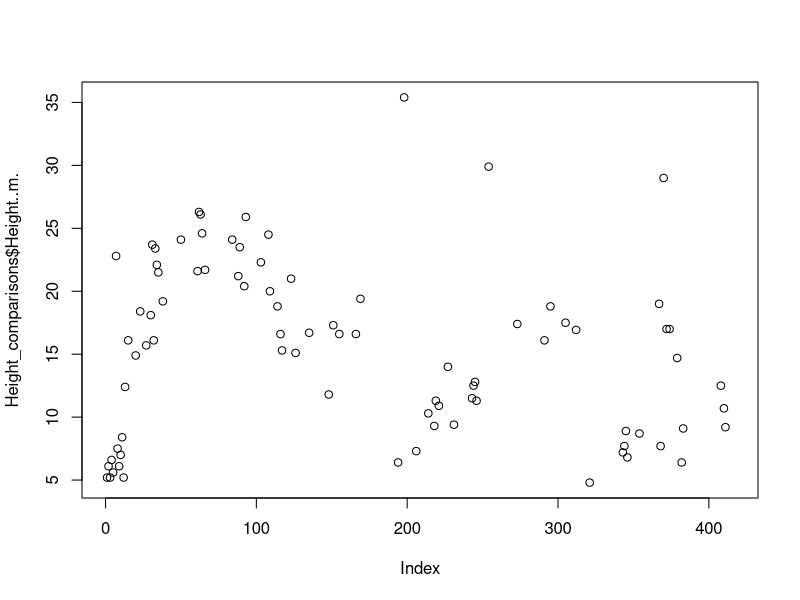

Source code (R): (Note: this script raises an error after producing the figure.)
#### Tree height analysis ####
# Tree height comparison  without grassland
# Load the data (if not done before)
Height_comparisons<-read.table("Heightcomparison.csv",h=T,sep=",")
# Remove the grasslands observations
Height_comparisons <- Height_comparisons[Height_comparisons$Landcover != "Grassland", ]
# Transform into factor
Height_comparisons$Landcover<- factor(Height_comparisons$Landcover , levels = c("2 years old", "10 years old", "24 years old", "Remnant"))
Height_comparisons$Hill__side <-as.factor(Height_comparisons$Hill__side)
# Check
summary(Height_comparisons)
# plot to visualise
plot(Height_comparisons$Height..m.)
# check variance of the data
leveneTest(Height_comparisons$Height..m.,Height_comparisons$Landcover)
#not homogeneous
#data distribution
hist(Height_comparisons$Height..m.)
#slightly positive skewed
#check normality
qqnorm(Height_comparisons$Height..m.)
shapiro.test(Height_comparisons$Height..m.)
#normal not from test but yes the graph
#usage of lmm to account for the dependency, using the Hill side as a random factor
Heightmodel <- lmer(Height..m. ~ Landcover + (1|Hill__side), data = Height_comparisons)
#Run the model
summary(Heightmodel)
# check model's residuals
plot(Heightmodel)
residuals_model<-residuals(Heightmodel)
plot(residuals_model)
qqnorm(residuals_model)
qqline(residuals_model)
# In my case, the residuals do not show clear patterns
# Implement pairwise comparisons
emms<-emmeans(Heightmodel, pairwise ~ Landcover)
emms

# Tree height comparison implementing a spatial model
# Load the data (if not done before)
Height_comparisons<-read.table("Heightcomparison.csv",h=T,sep=",")
# Remove the grassland observations
Height_comparisons <- Height_comparisons[Height_comparisons$Landcover != "Grassland", ]
# Transform into factor
Height_comparisons$Landcover<- factor(Height_comparisons$Landcover , levels = c("2 years old", "10 years old", "24 years old", "Remnant"))
Height_comparisons$Hill__side <-as.factor(Height_comparisons$Hill__side)
# Check
summary(Height_comparisons)
# Remove the NA for the gls implementation
Height_comparisons2 <- Height_comparisons[complete.cases(Height_comparisons), ]
# Exploration of the basic model
data.spatialCor.gls <- gls(Height..m.~ Landcover, data=Height_comparisons2,
                           method = "REML")
plot(data.spatialCor.gls)
# Convert data to a spatial points data frame (SPDF). This is also the format required to implement the models
coordinates(Height_comparisons2) <- ~Long_ID + Lat_ID
# Creation of the experimental variogram to understand the type of correlation
exp_variogram <- variogram(Height..m. ~ 1, data=Height_comparisons2)
plot(exp_variogram)
# Extract distance and gamma values
exp_variogram_data <- data.frame(distance = exp_variogram$dist, gamma = exp_variogram$gamma)
# Visualise
ggplot(exp_variogram_data, aes(x = distance, y = gamma)) +
  geom_point() +
  geom_line() +
  labs(x = "Lag (h)", y = "Semivariance") +
  theme_minimal()
# No pattern can be extracted to implement a gls, non-stationary
